Frame 1 (no input): blank canvas, image omitted
Frame 60 (no input): blank canvas, image omitted
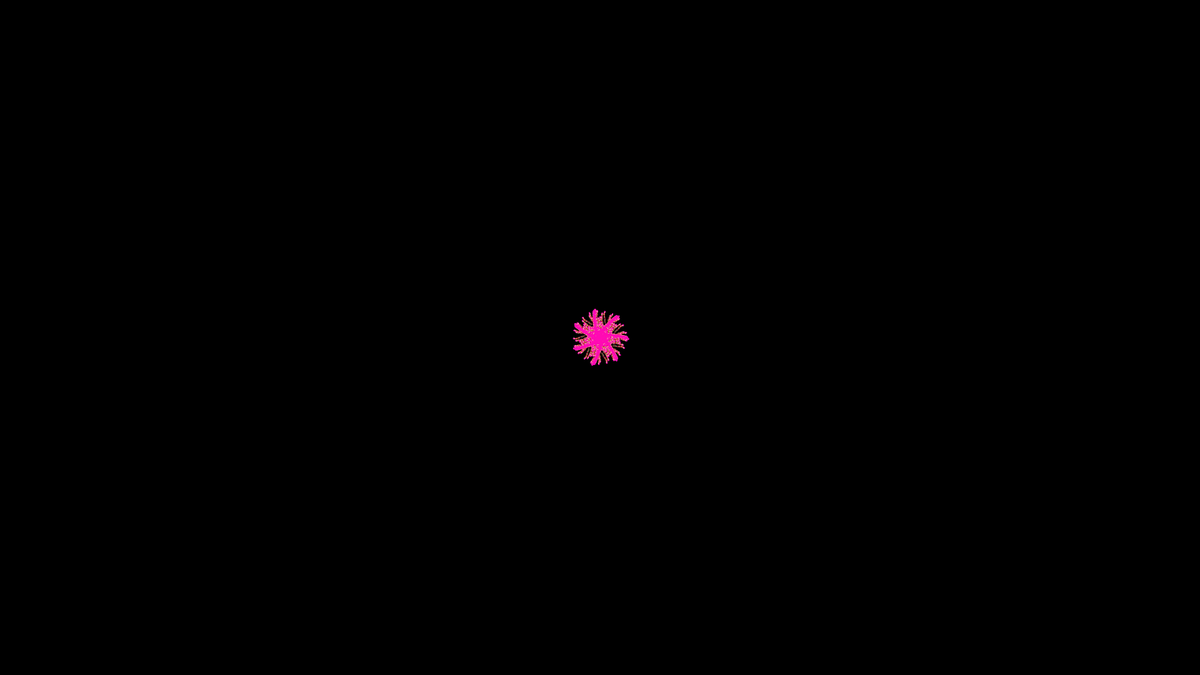
Frame 120 (the mouse pressed at the canvas centre since frame 60)

The p5.js sketch whose frames 1 and 60 were blank and that drew this single picture after the mouse press (run headless with seeded random() and noise() and a simulated clock; from frame 60 on, the mouse is pressed at the canvas centre):

// p5.js sketch
// ── sketch.js
let agents, stepSize, agentSize, noiseScale, lifeSpan, brushSize,
  bristleCount

function setup() {
  createCanvas(1920, 1080)

  agents = []
  agentSize = 2
  lifeSpan = 100
  brushSize = 10
  bristleCount = 5

  background(0)

  noStroke()

}


function draw() {
  background(0, 10)
  translate(width / 2, height / 2)
  update()

  if(mouseIsPressed) {
    for(let i = 0; i < bristleCount; i += 1) {

      agents.push(
        {
          x: (mouseX - width / 2) + random(-brushSize, brushSize),
          y: ( mouseY - height / 2 ) + random(-brushSize, brushSize),
          colorR: map(mouseX, 0, 500, 0, 255),
          colorG: random(255),
          colorB: random(255),
          age: 0
        }
      )

    }
  }

  for(let r = 0; r < 20; r += 1) {
    rotate(radians(360 / 7))
    for(let i = 0; i < agents.length; i += 1) {


      ellipse(agents[i].x, agents[i].y, agentSize, agentSize)
    }
  }

  for(let i = agents.length - 1; i >= 0; i -= 1) {
    if(agents[i].age > lifeSpan) {
      agents.splice(i, 1)

    }
  }

  console.log()
}

function update() {
  for(let i = 0; i < agents.length; i += 1) {
    noiseScale = random(0.01, 0.05)
    stepSize = random(0.5, 1)
    let angle = noise(agents[i].x * noiseScale, agents[i].y * noiseScale) * TWO_PI
    fill(agents[i].colorR*mouseX, agents[i].colorG, agents[i].colorB)

    agents[i].x += sin(angle) * stepSize
    agents[i].y += cos(angle) * stepSize
    agents[i].age += 1

  }
}
